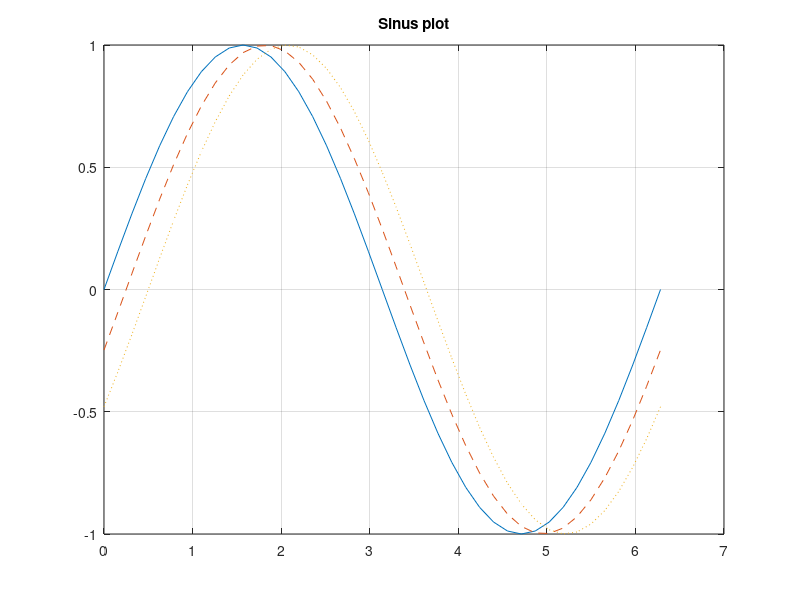

Write MATLAB code to recreate this figure.
%% Basic plot examples
% Note: Without the ';' it interprets the lines as commands and shows the values of x, y, etc in the publish html!
% From 0 to 2*pi
x = 0:2*pi;
y = sin(x);
plot(x,y)

%%
% To have more definition add "steps"
x = 0:pi/20:2*pi;
y = sin(x);
plot(x,y)

%%
% Add more functions and improve the plot presentation
x = 0:pi/20:2*pi;
y1 = sin(x);
y2 = sin(x-0.25);
y3 = sin(x-0.5);
plot(x,y1,x,y2,'--',x,y3,':'), title('Sinus plot'), grid
